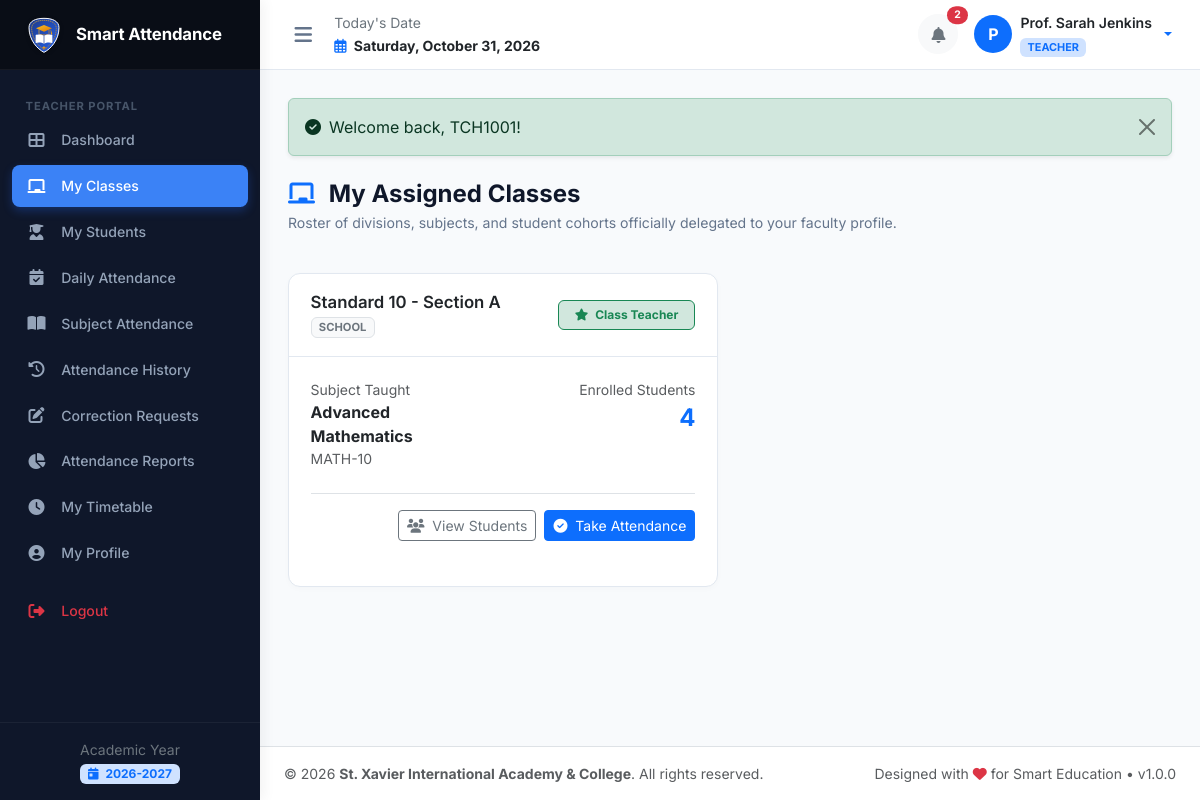
The page /teacher/my_classes.php (signed in) on the database its author committed.
### tables this page shows
CREATE TABLE `academic_years` (
  `id` INT AUTO_INCREMENT PRIMARY KEY,
  `name` VARCHAR(50) NOT NULL UNIQUE,
  `start_date` DATE NOT NULL,
  `end_date` DATE NOT NULL,
  `is_current` TINYINT(1) NOT NULL DEFAULT 0,
  `status` ENUM('active', 'archived') NOT NULL DEFAULT 'active',
  `created_at` TIMESTAMP DEFAULT CURRENT_TIMESTAMP
);

CREATE TABLE `teacher_assignments` (
  `id` INT AUTO_INCREMENT PRIMARY KEY,
  `teacher_id` INT NOT NULL,
  `class_id` INT NOT NULL,
  `section_id` INT NOT NULL,
  `subject_id` INT NULL,
  `academic_year_id` INT NOT NULL,
  `is_class_teacher` TINYINT(1) DEFAULT 0,
  `created_at` TIMESTAMP DEFAULT CURRENT_TIMESTAMP,
  UNIQUE KEY `uk_assignment` (`teacher_id`, `class_id`, `section_id`, `subject_id`, `academic_year_id`),
  FOREIGN KEY (`teacher_id`) REFERENCES `teachers`(`id`) ON DELETE CASCADE,
  FOREIGN KEY (`class_id`) REFERENCES `classes`(`id`) ON DELETE CASCADE,
  FOREIGN KEY (`section_id`) REFERENCES `sections`(`id`) ON DELETE CASCADE,
  FOREIGN KEY (`subject_id`) REFERENCES `subjects`(`id`) ON DELETE SET NULL,
  FOREIGN KEY (`academic_year_id`) REFERENCES `academic_years`(`id`) ON DELETE CASCADE
);

CREATE TABLE `classes` (
  `id` INT AUTO_INCREMENT PRIMARY KEY,
  `name` VARCHAR(100) NOT NULL UNIQUE,
  `type` ENUM('school', 'college') NOT NULL DEFAULT 'school',
  `numeric_level` INT NOT NULL,
  `created_at` TIMESTAMP DEFAULT CURRENT_TIMESTAMP,
  INDEX `idx_class_type` (`type`)
);

CREATE TABLE `sections` (
  `id` INT AUTO_INCREMENT PRIMARY KEY,
  `class_id` INT NOT NULL,
  `name` VARCHAR(20) NOT NULL,
  `created_at` TIMESTAMP DEFAULT CURRENT_TIMESTAMP,
  UNIQUE KEY `uk_class_section` (`class_id`, `name`),
  FOREIGN KEY (`class_id`) REFERENCES `classes`(`id`) ON DELETE CASCADE
);

CREATE TABLE `subjects` (
  `id` INT AUTO_INCREMENT PRIMARY KEY,
  `code` VARCHAR(50) NOT NULL UNIQUE,
  `name` VARCHAR(150) NOT NULL,
  `type` ENUM('core', 'elective', 'practical') NOT NULL DEFAULT 'core',
  `created_at` TIMESTAMP DEFAULT CURRENT_TIMESTAMP
);

### includes/auth.php (called while the page is built, shortened)
<?php
require_once __DIR__ . '/functions.php';
function current_role(): ?string {
    return $_SESSION['user']['role'] ?? null;
}

### teacher/my_classes.php (the view, shortened to what this page needs)
<?php
require_once __DIR__ . '/../includes/functions.php';
require_once __DIR__ . '/../includes/auth.php';
$pdo = get_db_connection();
$currentUserId = (int)$_SESSION['user']['id'];
$tStmt = $pdo->prepare("SELECT id FROM teachers WHERE user_id = ?");
$tStmt->execute([$currentUserId]);
$teacherId = (int)$tStmt->fetchColumn();
$assignments = $pdo->prepare("SELECT ta.*, c.name as class_name, c.type as class_type, sec.name as section_name, sub.name as subject_name, sub.code as subject_code,
                                     COUNT(DISTINCT s.id) as student_count
                              FROM teacher_assignments ta
                              JOIN classes c ON ta.class_id = c.id
                              JOIN sections sec ON ta.section_id = sec.id
                              LEFT JOIN subjects sub ON ta.subject_id = sub.id
                              LEFT JOIN students s ON (ta.class_id = s.class_id AND ta.section_id = s.section_id)
                              WHERE ta.teacher_id = ?
                              GROUP BY ta.id
                              ORDER BY c.numeric_level, sec.name");
$assignments->execute([$teacherId]);
$classes = $assignments->fetchAll();
require_once __DIR__ . '/../includes/header.php';
require_once __DIR__ . '/../includes/sidebar.php';
require_once __DIR__ . '/../includes/navbar.php';
?>
<div class="page-header">
  <div>
    <h1 class="page-title"><i class="fas fa-chalkboard me-2 text-primary"></i> My Assigned Classes</h1>
    <p class="page-subtitle">Roster of divisions, subjects, and student cohorts officially delegated to your faculty profile.</p>
  </div>
</div>
<div class="row g-4">
  <?php if (!empty($classes)): ?>
    <?php foreach ($classes as $c): ?>
      <div class="col-lg-6">
        <div class="card card-custom h-100">
          <div class="card-header d-flex justify-content-between align-items-center">
            <div>
              <h5 class="card-title text-dark mb-0"><?= e($c['class_name']) ?> - Section <?= e($c['section_name']) ?></h5>
              <span class="badge bg-light text-secondary border text-uppercase" style="font-size: 0.7rem;"><?= e($c['class_type']) ?></span>
            </div>
            <?php if ($c['is_class_teacher'] == 1): ?>
              <span class="badge bg-success-subtle text-success border border-success px-3 py-2">
                <i class="fas fa-star me-1"></i> Class Teacher
              </span>
            <?php endif; ?>
          </div>
          <div class="card-body">
            <div class="row g-3">
              <div class="col-6">
                <span class="text-muted small d-block">Subject Taught</span>
                <strong class="text-dark fs-6"><?= e($c['subject_name'] ?? 'Class In-charge') ?></strong>
                <?php if (!empty($c['subject_code'])): ?>
                  <small class="text-muted d-block"><?= e($c['subject_code']) ?></small>
                <?php endif; ?>
              </div>
              <div class="col-6 text-end">
                <span class="text-muted small d-block">Enrolled Students</span>
                <span class="fs-4 fw-bold text-primary"><?= $c['student_count'] ?></span>
              </div>
            </div>
            <div class="mt-4 pt-3 border-top d-flex gap-2 justify-content-end">
              <a href="<?= BASE_URL ?>/teacher/my_students.php?class_id=<?= $c['class_id'] ?>&section_id=<?= $c['section_id'] ?>" class="btn btn-outline-secondary btn-sm">
                <i class="fas fa-users me-1"></i> View Students
              </a>
              <a href="<?= BASE_URL ?>/teacher/attendance_daily.php?class_id=<?= $c['class_id'] ?>&section_id=<?= $c['section_id'] ?>" class="btn btn-primary btn-sm">
                <i class="fas fa-check-circle me-1"></i> Take Attendance
              </a>
            </div>
          </div>
        </div>
      </div>
    <?php endforeach; ?>
  <?php endif; ?>
</div>
<?php require_once __DIR__ . '/../includes/footer.php'; ?>

### includes/sidebar.php (shortened to what this page needs)
<?php
$role = current_role() ?? 'student';
$currentScript = basename($_SERVER['PHP_SELF']);
?>
<aside class="app-sidebar" id="appSidebar">
  <div class="sidebar-brand">
    <img src="<?= BASE_URL ?>/assets/img/logo.svg" alt="Logo">
    <div class="brand-title">Smart Attendance</div>
  </div>
  <ul class="sidebar-menu">
    <?php if ($role === 'admin'): ?>
      <li class="menu-header">Administrator</li>
      <li class="nav-item">
        <a class="nav-link <?= ($currentScript === 'index.php') ? 'active' : '' ?>" href="<?= BASE_URL ?>/admin/index.php">
          <i class="fas fa-th-large"></i> <span>Dashboard</span>
        </a>
      </li>
      <li class="nav-item">
        <a class="nav-link <?= in_array($currentScript, ['users.php', 'user_add.php', 'user_edit.php']) ? 'active' : '' ?>" href="<?= BASE_URL ?>/admin/users.php">
          <i class="fas fa-users-cog"></i> <span>User Management</span>
        </a>
      </li>
      <li class="nav-item">
        <a class="nav-link <?= ($currentScript === 'academics.php') ? 'active' : '' ?>" href="<?= BASE_URL ?>/admin/academics.php">
          <i class="fas fa-graduation-cap"></i> <span>Academic Management</span>
        </a>
      </li>
      <li class="nav-item">
        <a class="nav-link <?= ($currentScript === 'timetable.php') ? 'active' : '' ?>" href="<?= BASE_URL ?>/admin/timetable.php">
          <i class="fas fa-calendar-alt"></i> <span>Timetable</span>
        </a>
      </li>
      <li class="nav-item">
        <a class="nav-link <?= ($currentScript === 'attendance.php') ? 'active' : '' ?>" href="<?= BASE_URL ?>/admin/attendance.php">
          <i class="fas fa-clipboard-check"></i> <span>Attendance Overview</span>
        </a>
      </li>
      <li class="nav-item">
        <a class="nav-link <?= ($currentScript === 'reports.php') ? 'active' : '' ?>" href="<?= BASE_URL ?>/admin/reports.php">
          <i class="fas fa-chart-line"></i> <span>Reports & Analytics</span>
        </a>
      </li>
      <li class="nav-item">
        <a class="nav-link <?= ($currentScript === 'holidays.php') ? 'active' : '' ?>" href="<?= BASE_URL ?>/admin/holidays.php">
          <i class="fas fa-umbrella-beach"></i> <span>Holiday Management</span>
        </a>
      </li>
      <li class="nav-item">
        <a class="nav-link <?= ($currentScript === 'audit_logs.php') ? 'active' : '' ?>" href="<?= BASE_URL ?>/admin/audit_logs.php">
          <i class="fas fa-history"></i> <span>Audit Logs</span>
        </a>
      </li>
      <li class="nav-item">
        <a class="nav-link <?= ($currentScript === 'profile.php') ? 'active' : '' ?>" href="<?= BASE_URL ?>/admin/profile.php">
          <i class="fas fa-user-circle"></i> <span>My Profile</span>
        </a>
      </li>
      <li class="nav-item">
        <a class="nav-link <?= ($currentScript === 'settings.php') ? 'active' : '' ?>" href="<?= BASE_URL ?>/admin/settings.php">
          <i class="fas fa-cog"></i> <span>Settings</span>
        </a>
      </li>
    <?php elseif ($role === 'teacher'): ?>
      <li class="menu-header">Teacher Portal</li>
      <li class="nav-item">
        <a class="nav-link <?= ($currentScript === 'index.php') ? 'active' : '' ?>" href="<?= BASE_URL ?>/teacher/index.php">
          <i class="fas fa-th-large"></i> <span>Dashboard</span>
        </a>
      </li>
      <li class="nav-item">
        <a class="nav-link <?= ($currentScript === 'my_classes.php') ? 'active' : '' ?>" href="<?= BASE_URL ?>/teacher/my_classes.php">
          <i class="fas fa-chalkboard"></i> <span>My Classes</span>
        </a>
      </li>
      <li class="nav-item">
        <a class="nav-link <?= in_array($currentScript, ['my_students.php', 'student_add.php', 'student_edit.php']) ? 'active' : '' ?>" href="<?= BASE_URL ?>/teacher/my_students.php">
          <i class="fas fa-user-graduate"></i> <span>My Students</span>
        </a>
      </li>
      <li class="nav-item">
        <a class="nav-link <?= ($currentScript === 'attendance_daily.php') ? 'active' : '' ?>" href="<?= BASE_URL ?>/teacher/attendance_daily.php">
          <i class="fas fa-calendar-check"></i> <span>Daily Attendance</span>
        </a>
      </li>
      <li class="nav-item">
        <a class="nav-link <?= ($currentScript === 'attendance_subject.php') ? 'active' : '' ?>" href="<?= BASE_URL ?>/teacher/attendance_subject.php">
          <i class="fas fa-book-open"></i> <span>Subject Attendance</span>
        </a>
      </li>
      <li class="nav-item">
        <a class="nav-link <?= ($currentScript === 'attendance_history.php') ? 'active' : '' ?>" href="<?= BASE_URL ?>/teacher/attendance_history.php">
          <i class="fas fa-history"></i> <span>Attendance History</span>
        </a>
      </li>
      <li class="nav-item">
        <a class="nav-link <?= ($currentScript === 'correction_request.php') ? 'active' : '' ?>" href="<?= BASE_URL ?>/teacher/correction_request.php">
          <i class="fas fa-edit"></i> <span>Correction Requests</span>
        </a>
      </li>
      <li class="nav-item">
        <a class="nav-link <?= ($currentScript === 'reports.php') ? 'active' : '' ?>" href="<?= BASE_URL ?>/teacher/reports.php">
          <i class="fas fa-chart-pie"></i> <span>Attendance Reports</span>
        </a>
      </li>
      <li class="nav-item">
        <a class="nav-link <?= ($currentScript === 'timetable.php') ? 'active' : '' ?>" href="<?= BASE_URL ?>/teacher/timetable.php">
          <i class="fas fa-clock"></i> <span>My Timetable</span>
        </a>
      </li>
      <li class="nav-item">
        <a class="nav-link <?= ($currentScript === 'profile.php') ? 'active' : '' ?>" href="<?= BASE_URL ?>/teacher/profile.php">
          <i class="fas fa-user-circle"></i> <span>My Profile</span>
        </a>
      </li>
    <?php endif; ?>
    <li class="nav-item mt-3">
      <a class="nav-link text-danger" href="<?= BASE_URL ?>/logout.php">
        <i class="fas fa-sign-out-alt"></i> <span>Logout</span>
      </a>
    </li>
  </ul>
  <div class="sidebar-footer text-center">
    <small class="text-secondary d-block">Academic Year</small>
    <span class="badge bg-primary-subtle text-primary mt-1">
      <i class="fas fa-calendar-day me-1"></i> <?= e(get_active_academic_year()['name'] ?? '2026-2027') ?>
    </span>
  </div>
</aside>

### assets/css/style.css (style rules this page uses)
:root { --primary: #1e40af; --primary-hover: #1e3a8a; --primary-light: #eff6ff; --secondary: #64748b; --accent: #3b82f6; --dark-sidebar: #0f172a; --sidebar-hover: #1e293b; --sidebar-text: #94a3b8; --sidebar-text-active: #ffffff; --bg-main: #f8fafc; --card-bg: #ffffff; --border-color: #e2e8f0; --text-main: #1e293b; --text-muted: #64748b; --status-present: #10b981; --status-absent: #ef4444; --status-late: #f59e0b; --status-halfday: #f97316; --status-leave: #06b6d4; --sidebar-width: 260px; --sidebar-collapsed-width: 76px; --topbar-height: 70px; --transition: all 0.25s cubic-bezier(0.4, 0, 0.2, 1); }
body { font-family: 'Inter', -apple-system, BlinkMacSystemFont, "Segoe UI", Roboto, Oxygen, Ubuntu, Cantarell, sans-serif; background-color: var(--bg-main); color: var(--text-main); min-height: 100vh; margin: 0; padding: 0; }
h1, h2, h3, h4, h5, h6 { font-weight: 600; color: #0f172a; }
a { text-decoration: none; transition: var(--transition); }
.app-sidebar { width: var(--sidebar-width); background-color: var(--dark-sidebar); color: var(--sidebar-text); flex-shrink: 0; display: flex; flex-direction: column; position: fixed; top: 0; bottom: 0; left: 0; z-index: 1000; transition: var(--transition); box-shadow: 4px 0 12px rgba(0, 0, 0, 0.05); overflow-y: auto; }
.sidebar-brand { height: var(--topbar-height); display: flex; align-items: center; padding: 0 1.5rem; background-color: #090d16; border-bottom: 1px solid rgba(255, 255, 255, 0.05); }
.sidebar-brand img { width: 40px; height: 40px; margin-right: 0.75rem; }
.sidebar-brand .brand-title { font-size: 1.05rem; font-weight: 700; color: #ffffff; letter-spacing: -0.01em; white-space: nowrap; }
.sidebar-menu { list-style: none; padding: 1rem 0.75rem; margin: 0; flex: 1; }
.menu-header { font-size: 0.7rem; font-weight: 700; text-transform: uppercase; letter-spacing: 0.08em; color: #475569; padding: 0.75rem 0.85rem 0.25rem; }
.sidebar-menu .nav-item { margin-bottom: 0.25rem; }
.sidebar-menu .nav-link { display: flex; align-items: center; padding: 0.65rem 0.85rem; color: var(--sidebar-text); border-radius: 8px; font-size: 0.88rem; font-weight: 500; transition: var(--transition); }
.sidebar-menu .nav-link i { width: 22px; font-size: 1rem; margin-right: 0.85rem; text-align: center; }
.sidebar-menu .nav-link.active { color: #ffffff; background-color: var(--accent); box-shadow: 0 4px 10px rgba(37, 99, 235, 0.3); }
.sidebar-footer { padding: 1rem; border-top: 1px solid rgba(255, 255, 255, 0.05); }
.page-header { margin-bottom: 1.5rem; display: flex; align-items: center; justify-content: space-between; flex-wrap: wrap; gap: 1rem; }
.page-title { font-size: 1.5rem; font-weight: 700; color: #0f172a; margin: 0; }
.page-subtitle { color: var(--text-muted); font-size: 0.88rem; margin-top: 0.2rem; }
.card-custom { background: #ffffff; border: 1px solid var(--border-color); border-radius: 12px; box-shadow: 0 2px 6px rgba(0, 0, 0, 0.02); margin-bottom: 1.5rem; }
.card-custom .card-header { background: transparent; border-bottom: 1px solid var(--border-color); padding: 1.15rem 1.35rem; display: flex; align-items: center; justify-content: space-between; }
.card-custom .card-header .card-title { font-size: 1.05rem; font-weight: 600; color: #0f172a; margin: 0; }
.card-custom .card-body { padding: 1.35rem; }

### rows shown on the page
academic_years: name "2026-2027"
teacher_assignments: class.name "Standard 10", section.name "A", class.type "SCHOOL", is_class_teacher 1 (drawn), subject.name "Advanced Mathematics", subject.code "MATH-10", student_count "4"

### other values the page prints
$unreadCount "2"
substr($user['full_name'] ?? 'U', 0, 1) "P"
$user['full_name'] "Prof. Sarah Jenkins"
$user['role'] "TEACHER"
$msg['message'] "Welcome back, TCH1001!"
$schoolName "St. Xavier International Academy & College"
APP_VERSION "1.0.0"
